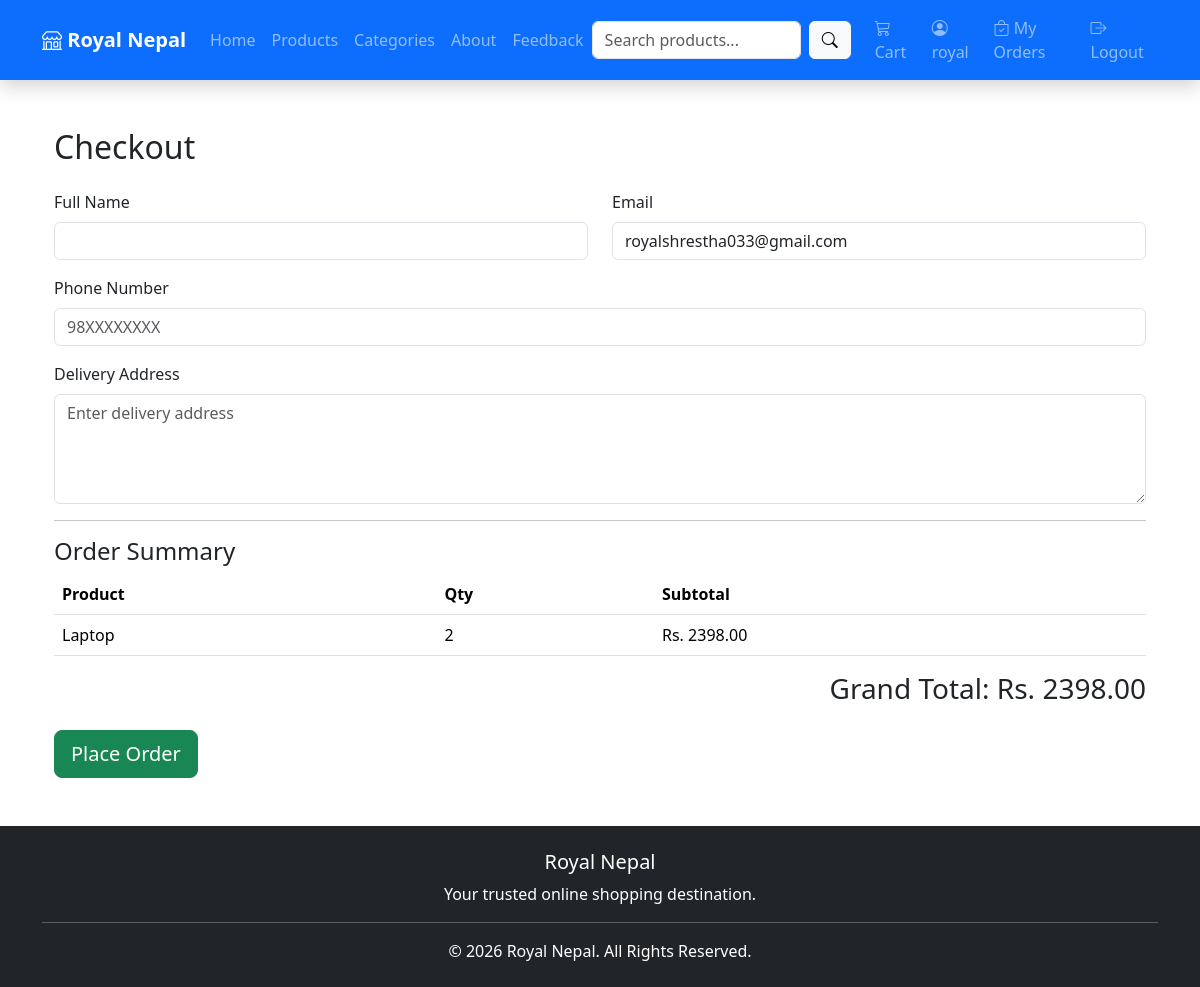
The app's page /orders/checkout/ (signed in), older data.
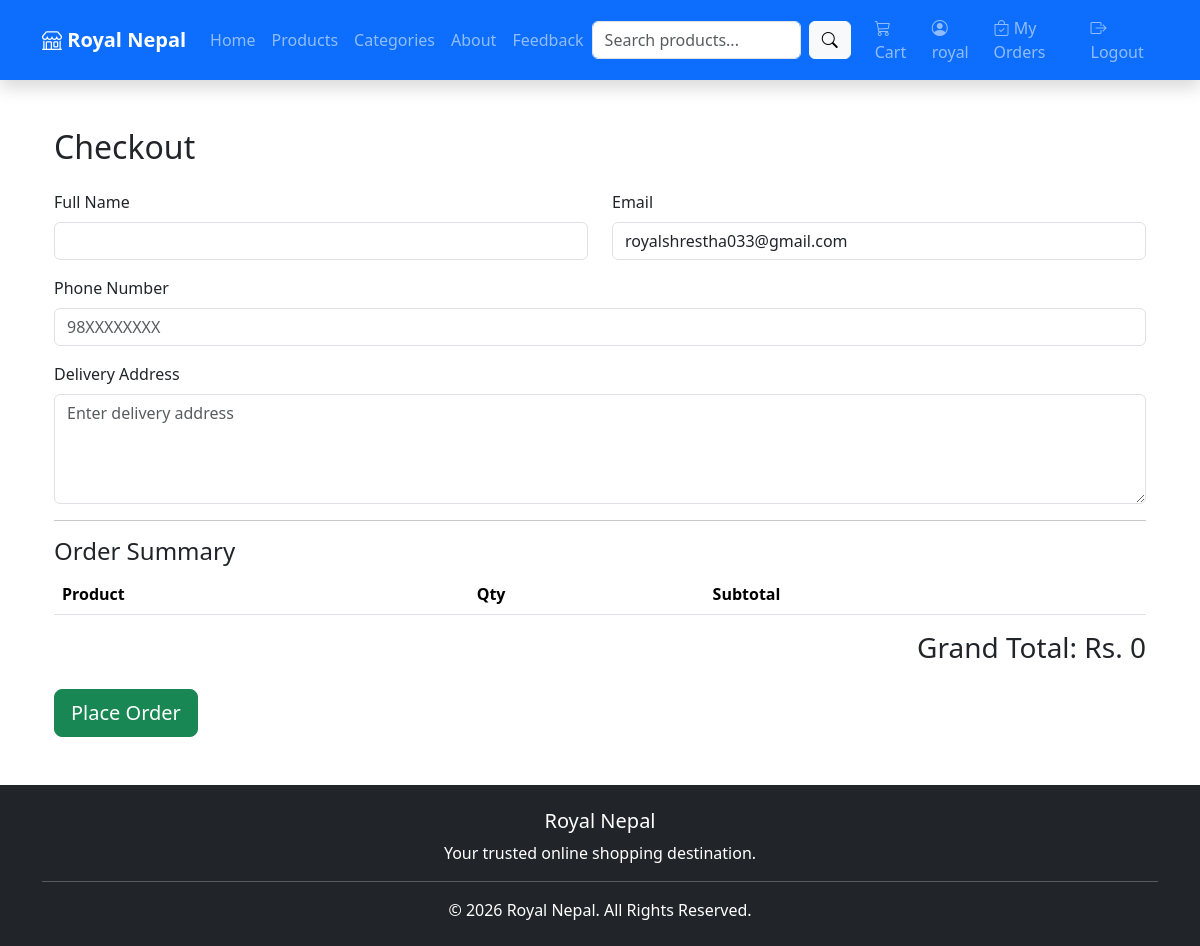
The same page, newer data.
### cart/models.py (models this page shows, shortened)
class CartItem(models.Model):
    cart = models.ForeignKey(
        Cart,
        on_delete=models.CASCADE
    )
    product = models.ForeignKey(
        Product,
        on_delete=models.CASCADE
    )
    quantity = models.PositiveIntegerField(default=1)
    def subtotal(self):
        return self.product.price * self.quantity

### products/models.py (models this page shows, shortened)
class Product(models.Model):
    category = models.ForeignKey(
        Category,
        on_delete=models.CASCADE
    )
    name = models.CharField(max_length=200)
    description = models.TextField()
    price = models.DecimalField(
        max_digits=10,
        decimal_places=2
    )
    stock = models.PositiveIntegerField(default=0)
    image = models.ImageField(
        upload_to="products/",
        blank=True,
        null=True
    )
    created_at = models.DateTimeField(
        auto_now_add=True
    )

### orders/views.py (the view)
# urls.py: path("checkout/", views.checkout, name="checkout"),
@login_required
def checkout(request):
    cart, created = Cart.objects.get_or_create(user=request.user)
    items = CartItem.objects.filter(cart=cart)
    total = 0
    for item in items:
        total += item.subtotal()
    context = {
        "items": items,
        "total": total,
    }
    return render(request, "orders/checkout.html", context)

### templates/orders/checkout.html (shortened to what this page needs)
{% extends 'base.html' %}
{% block content %}
<div class="container mt-5">
    <h2 class="mb-4">
        Checkout
    </h2>
    <form method="POST" action="{% url 'place_order' %}">
        <div class="row">
            <div class="col-md-6">
                <label class="form-label">
                    Full Name
                </label>
                <input
    type="text"
    name="full_name"
    class="form-control"
    value="{{ request.user.get_full_name }}"
    required>
            </div>
            <div class="col-md-6">
                <label class="form-label">
                    Email
                </label>
                <input
    type="email"
    name="email"
    class="form-control"
    value="{{ request.user.email }}"
    required>
            </div>
        </div>
        <div class="mt-3">
            <label class="form-label">
                Phone Number
            </label>
 <input
    type="tel"
    name="phone"
    class="form-control"
    placeholder="98XXXXXXXX"
    pattern="[0-9]{10}"
    maxlength="10"
    minlength="10"
    required>
        </div>
        <div class="mt-3">
            <label class="form-label">
                Delivery Address
            </label>
            <textarea
    name="address"
    class="form-control"
    rows="4"
    placeholder="Enter delivery address"
    required></textarea>
        </div>
        <hr>
        <h4>
            Order Summary
        </h4>
        <table class="table">
            <tr>
                <th>Product</th>
                <th>Qty</th>
                <th>Subtotal</th>
            </tr>
            {% for item in items %}
            <tr>
                <td>{{ item.product.name }}</td>
                <td>{{ item.quantity }}</td>
                <td>Rs. {{ item.subtotal }}</td>
            </tr>
            {% endfor %}
        </table>
        <div class="text-end">
            <h3>
                Grand Total: Rs. {{ total }}
            </h3>
        </div>
        <button class="btn btn-success btn-lg mt-3">
            Place Order
        </button>
    </form>
</div>
{% endblock %}

Row changes from the older to the newer data that the page shows:
removed CartItem: product.name "Laptop", quantity "2", subtotal "2398.00"
Text that changed along with them:
{{ total }}: "2398.00" → "0"
